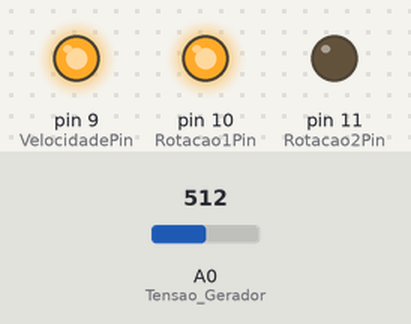
Simulated run of this sketch. Board: Arduino Uno, built with avr-gcc and run on an emulated ATmega328P. On the bench: output pins drawn as LEDs (lit = HIGH). The test bench sets the inputs (shaded band); at power-on: A0 (Tensao_Gerador) = 512. What the sketch prints to the serial monitor is not drawn.

Above: at 1.2 s.
1.3 s: A0 (Tensao_Gerador) set to 716
At 4.0 s:
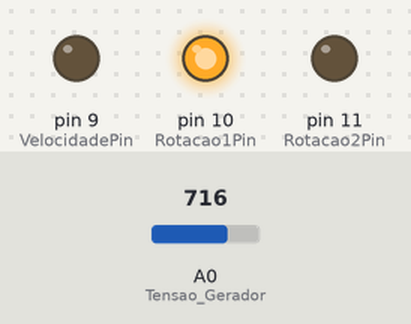
4.3 s: A0 (Tensao_Gerador) set to 306
At 5.7 s:
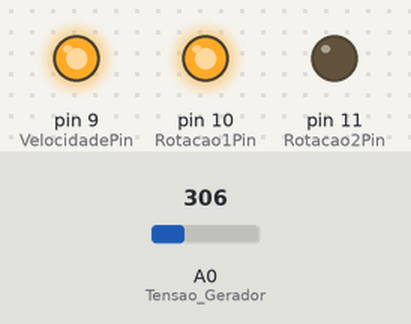
Timing chart, 0 to 7.5 s (numbered marks = the images above; inputs shaded):
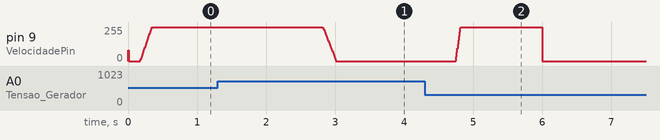

The sketch:

AplicandoControlador.ino
```cpp
#define VelocidadePin 9 // Jumper Amarelo
#define Rotacao1Pin 10 // Jumper Branco
#define Rotacao2Pin 11 // Jumper Preto
#define Tensao_Gerador A0

#define Duracao_Resposta 6000000 // [us] -> 3 [s]

int monitor = 0;

void setup(){

  pinMode(VelocidadePin, OUTPUT);
  pinMode(Rotacao1Pin, OUTPUT);
  pinMode(Rotacao2Pin, OUTPUT);
  pinMode(Tensao_Gerador, INPUT);
  Serial.begin(115200);

  // Essas configurações tem que ser mantida, para não ter entrada negativa no arduino
  digitalWrite(Rotacao1Pin, HIGH);
  digitalWrite(Rotacao2Pin, LOW);
  Serial.print("Tempo, Uk, xhat, Erro, Saida/");
}

void PrintOut(float un, float xhat, float en, float yn)
{
    // Tempo percorrido
    Serial.print(micros());
    Serial.print(",");

    // saida do controlador
    Serial.print(un);
    Serial.print(",");

    // Tensao Aplicada na planta
    Serial.print(xhat);
    Serial.print(",");

    // erro
    Serial.print(en);
    Serial.print(",");

    // saida
    Serial.print(yn);
    Serial.print("/");
}

/*
  @brief:
    Função principal que implementa um controlador por realimentação de estados com ação integral,
    em conjunto com um observador de estado. A função estima o estado interno do sistema,
    calcula a saída estimada e aplica a lei de controle para seguir uma referência constante.

  @variáveis principais:
    — T     : Período de amostragem do sistema discreto
    — Ad    : matriz A do modelo discreto (escalares no caso SISO)
    — Bd    : matriz B do modelo discreto
    — Cd    : matriz C do modelo discreto
    — Dd    : matriz D do modelo discreto

    — K     : Ganho da realimentação de estados
    — Ki    : Ganho do integrador (ação integral)
    — L     : Ganho do observador contínuo
    — Ld    : Ganho do observador discreto (Ld = L * T)

    — R     : Referência desejada (setpoint)
    — uk    : Entrada de controle aplicada ao sistema
    — yk    : Saída real do sistema (medida)
    — xhat  : Estado estimado pelo observador
    — xnk   : Estado do integrador (acumulador do erro)
    — yhat  : Saída estimada pelo observador
    — ek    : Erro entre a referência e a saída real (ek = R - yk)
    — ehat  : Erro de estimação do estado (ehat = xk - xhat)
*/

void loop(){
 // Definindo e inicializando as variáveis
  float T = 0.008;  // Tempo de amostragem

  // Euler
  //float Ad = 0.9167; // Matriz A do sistema discretizado
  //float Bd = 0.008;  // Matriz B do sistema discretizado
  //float Cd = 6198.0;  // Matriz C do sistema discretizado
  //float Dd = 0;  // Matriz C do sistema discretizado

  // Tustin
  // float Ad = 0.92; // Matriz A do sistema discretizado
  // float Bd = 0.00768;  // Matriz B do sistema discretizado
  // float Cd = 5950.0;  // Matriz C do sistema discretizado
  // float Dd = 23.8;  // Matriz C do sistema discretizado

  // ZOH
  float Ad = 0.9375; // Matriz A do sistema discretizado
  float Bd = 0.008;  // Matriz B do sistema discretizado
  float Cd = 4852.0;  // Matriz C do sistema discretizado
  float Dd = 0;  // Matriz C do sistema discretizado


  // Qk=0.1; Rk=200 |  Qc = 0.1; Rc=20
  // float K =  19.522;  // Ganho do controlador
  // float Ki = 0.070711;  // Ganho do integrador
  // float L_o = 0.028228;    // Ganho do observador
  // float L_k = 0.020808;    // Ganho do observador

  // Qc=1; Rc=0.1
  // float K =  167.56;  // Ganho do controlador
  // float Ki = 03.1623;  // Ganho do integrador
  // float L_o = 0.07231;    // Ganho do observador

  // Qc=0.1; Rc=6 |  Qk = 0.1; Rk=60

  float K =  25.109;  // Ganho do controlador
  float Ki = 0.10541;  // Ganho do integrador
  float L_k = 0.031762 ;    // Ganho do observador

  float Ld = L_k * T;    // Ganho do observador


  int   R = 621;
  int   deg = 156;
  float Vref  = 0;
  float  uk   = 0;
  float  Vap  = 0;
  float  yk   = 0;
  float  xk   = 0;
  float  xhat = 0;
  float  xnk  = 0;
  float  yhat = 0;
  float  ek   = R - yk;
  while(micros() <= Duracao_Resposta){


    // Atualização do estado associado ao integrador
    xnk = xnk + (T * ek);

    // Estimação da saída
    yhat = Cd * xhat + Dd * uk;

    // Atualização do estado estimado pelo observador
    xhat = ((Ad - Ld*Cd)*xhat) + (Bd * uk)+ (Ld * yk);

    // Lei de controle com estado estimado
    uk = -(K)*xhat + (Ki)*xnk;

    Vref = uk * deg;
    Vref = Vref > 255 ? 255 : Vref;
    Vref = Vref < 0 ? 0 : Vref;

    analogWrite(VelocidadePin, Vref);  // Ativa o motor com a nova entrada
    yk = analogRead(Tensao_Gerador); // Valor da saída
    PrintOut(uk, xhat, ek, yk);

    ek = R - yk;
    _delay_us(5800);

    if (micros() > 1500000 && micros() < 2500000) {
      R = 671;
    }
    else if (micros() > 2500000 && micros() < 4000000){
      R = 621;
    }
    else if (micros() > 4000000){
      R = 571;
    }

  }

  // Desativa o motor
  analogWrite(VelocidadePin, LOW);
}
```

Measured:
- after the input at 1.3 s, pin 9 (VelocidadePin): moves from 255/255 to 0/255 over 0.19 s, starting after 1.5 s
- after the input at 4.3 s, pin 9 (VelocidadePin): rises from 0/255 to 255/255 in 0.07 s, then falls to 0/255 in 1.2 s
